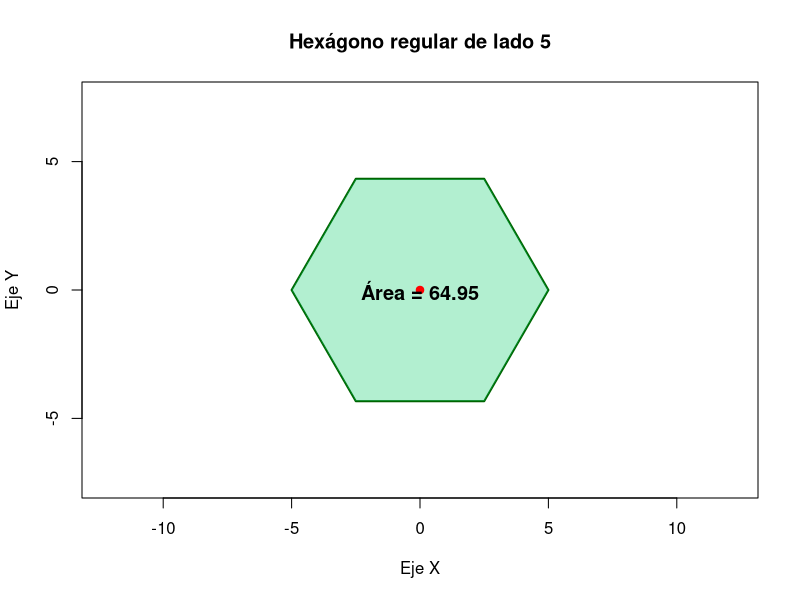

R code for this plot:
# --- Calcular y graficar el área de un hexágono regular ---

# Paso 1: Definir el lado
lado <- 5  # puedes cambiar este valor

# Paso 2: Calcular el área
# Fórmula: A = (3 * sqrt(3) / 2) * lado^2
area <- (3 * sqrt(3) / 2) * lado^2
cat("El área del hexágono es:", area, "\n")

# Paso 3: Calcular los vértices del hexágono
theta <- seq(0, 2 * pi, length.out = 7)  # 6 lados + cierre
x <- lado * cos(theta)
y <- lado * sin(theta)

# Paso 4: Graficar
plot(x, y, type = "l", col = "darkgreen", lwd = 2, asp = 1,
     main = paste("Hexágono regular de lado", lado),
     xlab = "Eje X", ylab = "Eje Y",
     xlim = c(-lado * 1.5, lado * 1.5), ylim = c(-lado * 1.5, lado * 1.5))

# Rellenar el hexágono para mostrar el área
polygon(x, y, col = rgb(0, 0.8, 0.4, 0.3), border = NA)

# Marcar el centro
points(0, 0, pch = 19, col = "red")

# Mostrar el área en el centro
text(0, 0, labels = paste("Área =", round(area, 2)),
     col = "black", cex = 1.2, font = 2)
